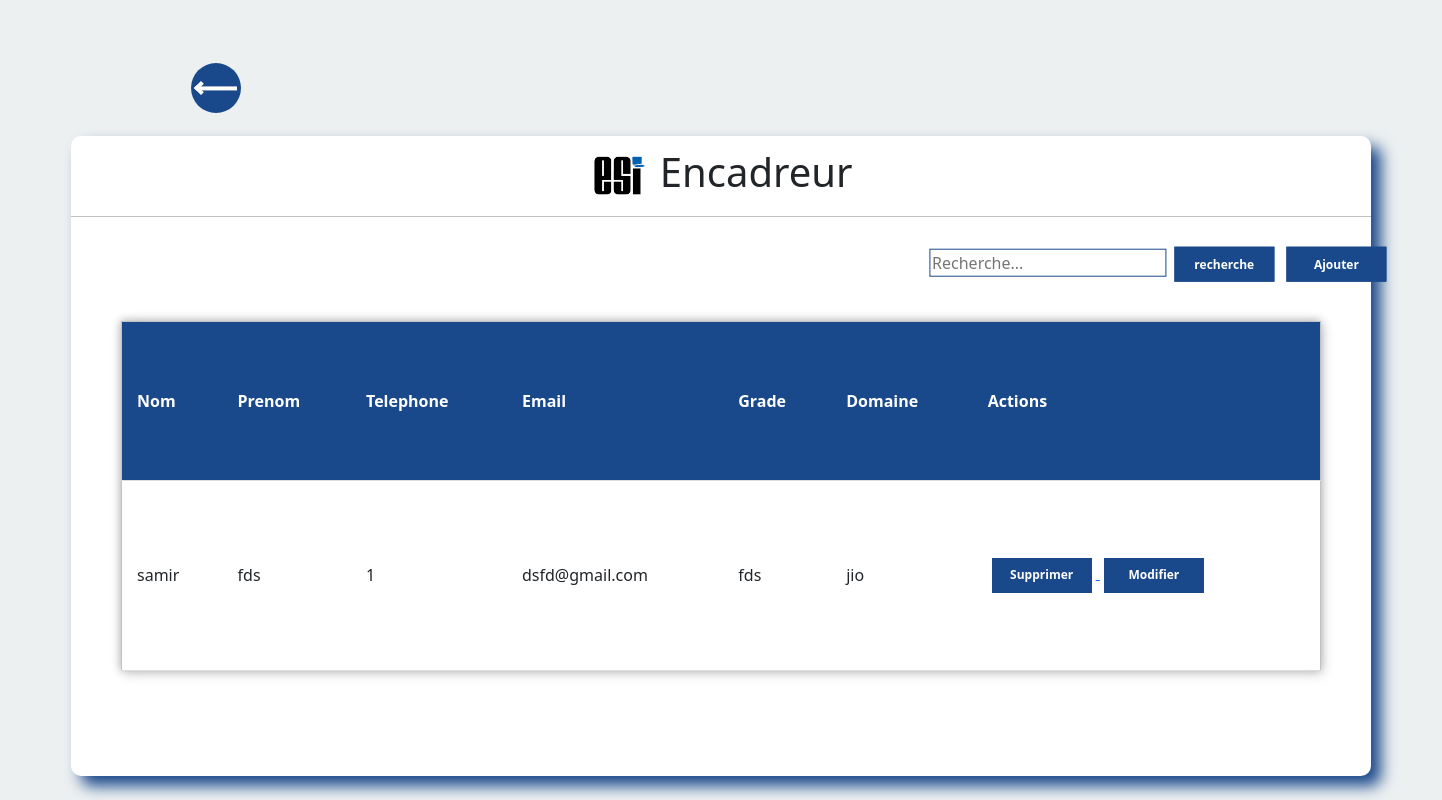
Before: /GE/ with the older database file.
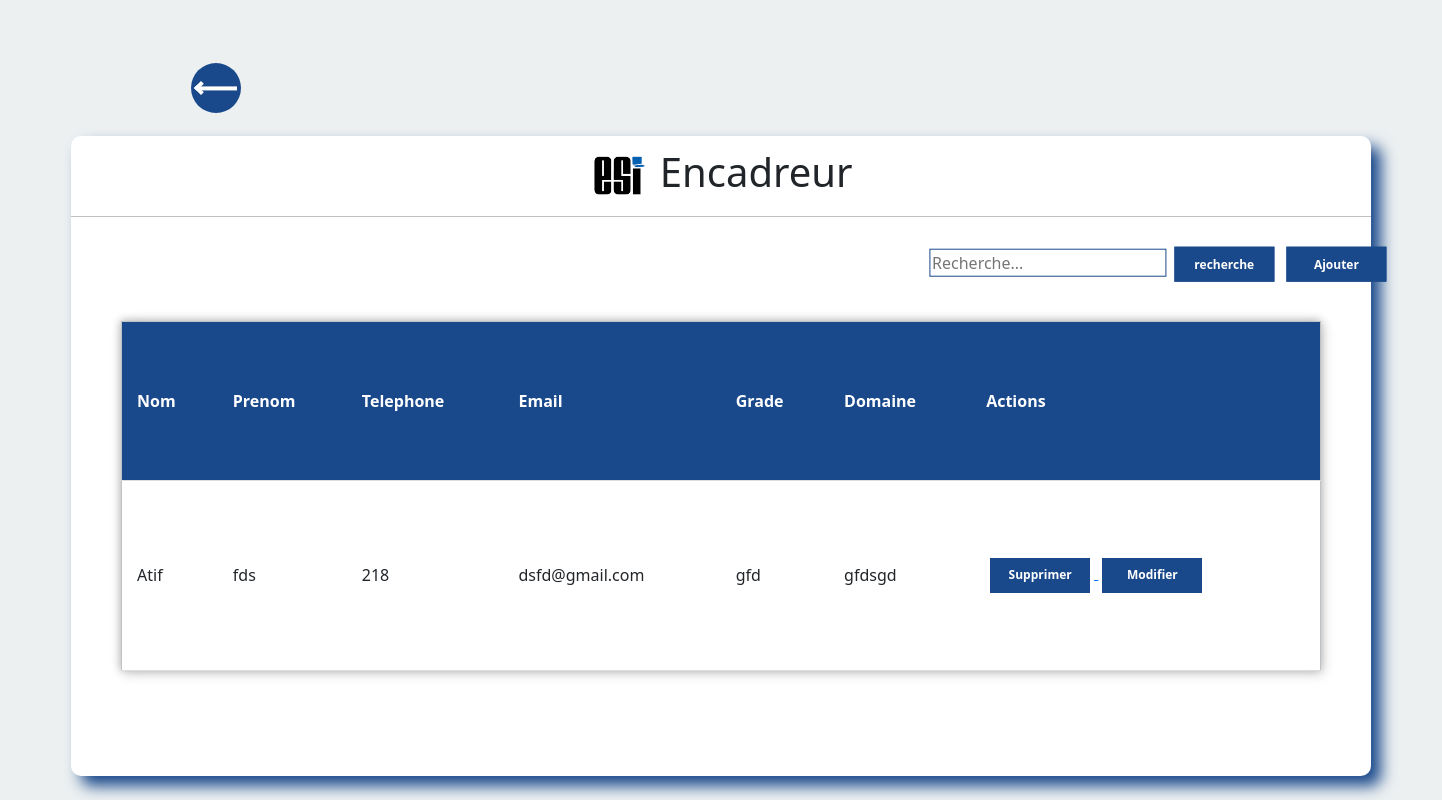
After: the same page with the newer database file.
### satgesiV2/models.py (models this page shows, shortened)
class Encadreur(models.Model):
    Nomncadreur  =models.CharField(max_length=50)
    PrenomEncadreur  =models.CharField(max_length=50)
    Telephone = models.PositiveIntegerField()
    Mail = models.EmailField()
    grade  =models.CharField(max_length=50)
    domaineInteret  =models.CharField(max_length=50)

### satgesiV2/views.py (the view)
# urls.py: path('GE/',Gencadreur,name="GE"),
def Gencadreur (request):
    Encadreurss = Encadreur.objects.all()
    return render(request,'Gencadreur.html', {'Ec':Encadreurss })

### satgesiV2/templates/Gencadreur.html (shortened to what this page needs)
<!DOCTYPE html>
<html lang="en">
    <head>
      <link href="https://cdn.jsdelivr.net/npm/bootstrap@5.1.3/dist/css/bootstrap.min.css" rel="stylesheet">
        <link rel="stylesheet" href="/static/css/Gpromoteur.css">
    </head>
<body>
    <ul>
    <li class ="prev"><span></span></li>
    </ul>
    <div class="center">
        <h1> <img src="/static/png/icon3.png" alt="logo du site " width= "60" > Encadreur </h1>
            <div class="main">
              <div class="btn">
            <form action="{% url 'rechE' %}" method="POST"  >
              <input type="search" name="q" placeholder="Recherche...">
              <button type="submit">recherche</button>
              <a href="{% url 'createE'%}">
                <button type="button">Ajouter</button>
                </a>
            </form>
              </div>
            </div>
          <form>
             <table>
               <tr id="header">
                 <th>Nom </th>
                 <th>Prenom</th>
                 <th>Telephone</th>
                 <th>Email</th>
                 <th>Grade</th>
                 <th>Domaine</th>
                 <th>Actions</th>
               </tr>
               {% for item in Ec %}
               <tr>
                 <td>{{item.Nomncadreur}}</td>
                 <td>{{item.PrenomEncadreur}}</td>
                 <td>{{item.Telephone }}</td>
                 <td>{{item.Mail }}</td>
                 <td>{{item.grade}}</td>
                 <td>{{item.domaineInteret}}</td>
                 <td>
                  <a href="{% url 'supE' item.id  %}">
                  <button type="button">Supprimer</button>
                </a>
               <a href="{% url 'modifE' item.id  %}">
                  <button type="button">Modifier</button>
              </a>
                 </td>
               </tr>
               {%endfor%}
             </table>
            </form>
    </div>
</body>
</html>

Changed rows visible on the page:
removed Encadreur: Nomncadreur "samir", PrenomEncadreur "fds", Telephone "1", Mail "dsfd@gmail.com", grade "fds", domaineInteret "jio"
added Encadreur: Nomncadreur "Atif", PrenomEncadreur "fds", Telephone "218", Mail "dsfd@gmail.com", grade "gfd", domaineInteret "gfdsgd"
